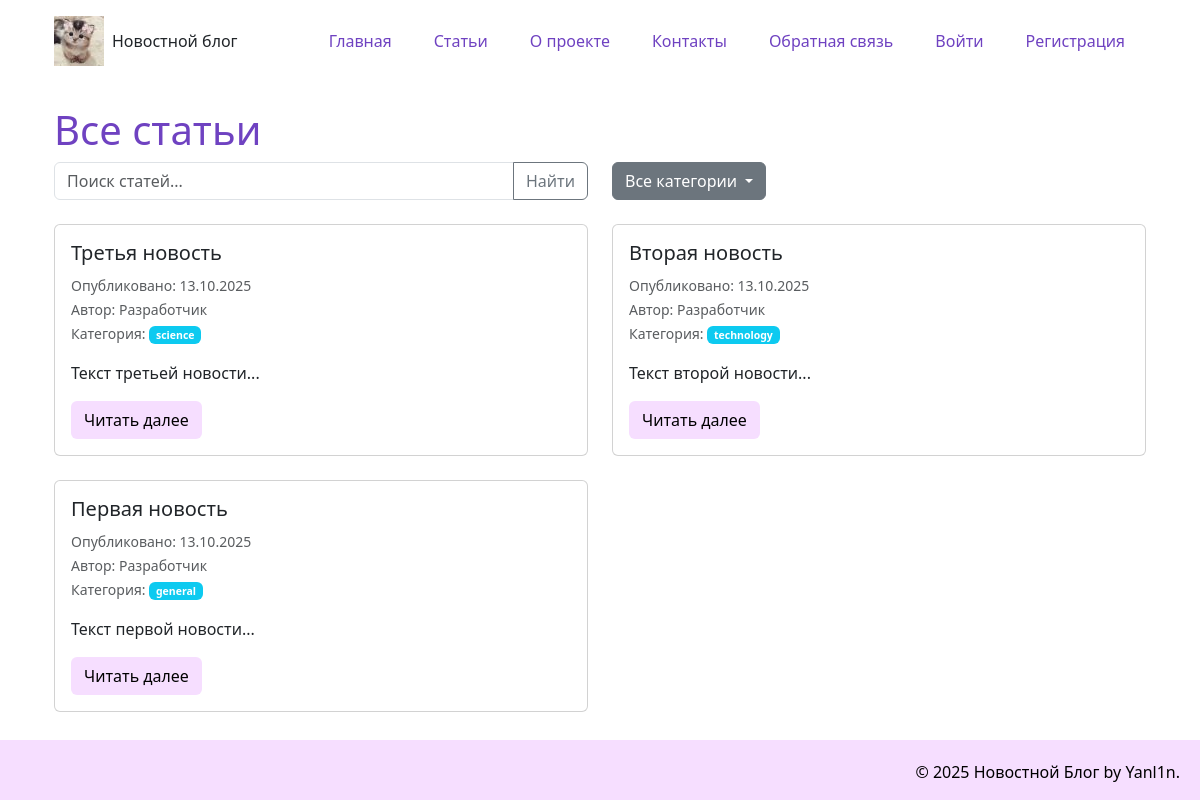
Before: /articles_list with the older database file.
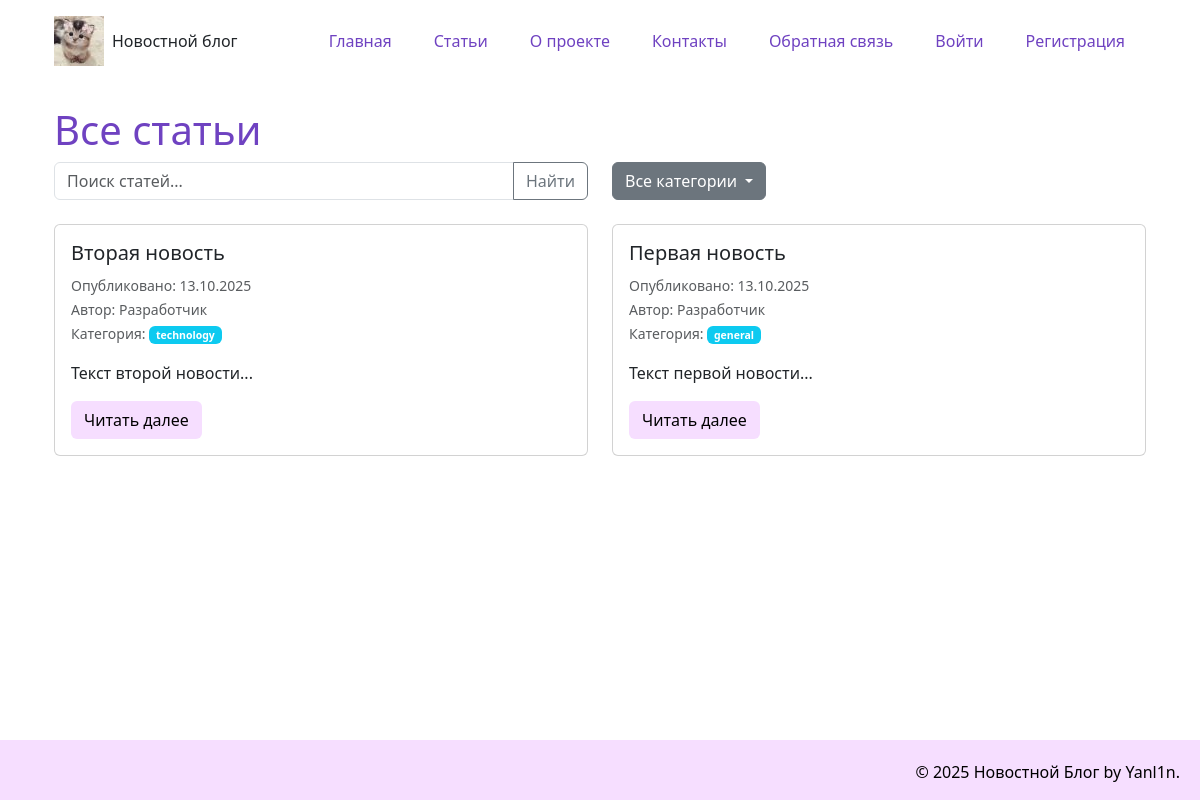
After: the same page with the newer database file.
### models.py (models this page shows, shortened)
class Article(data_base.Model):
    __tablename__= "article"
    id = data_base.Column(data_base.Integer, primary_key = True)
    title = data_base.Column(data_base.String(200), nullable=False)
    text = data_base.Column(data_base.Text, nullable=False)
    date = data_base.Column(data_base.DateTime, default=datetime.utcnow)
    user_id = data_base.Column(data_base.Integer, data_base.ForeignKey('user.id'), nullable=False)
    category = data_base.Column(data_base.String(50), default='general')
    comment = data_base.relation('Comment', backref='article', lazy='dynamic')

class User(UserMixin, data_base.Model):
    __tablename__= "user"
    id = data_base.Column(data_base.Integer, primary_key = True)
    name = data_base.Column(data_base.String(100), nullable=False)
    email = data_base.Column(data_base.String(100), nullable=False)
    hashed_password = data_base.Column(data_base.String(200), nullable=False)
    date = data_base.Column(data_base.DateTime, default=datetime.utcnow)
    articles = data_base.relationship('Article', backref='author', lazy=True)

### app.py (the view)
@app.route("/articles_list")
def articles_list():
    articles = Article.query.order_by(Article.date.desc()).all()
    return render_template('articles_list.html', articles=articles)

### templates/articles_list.html (shortened to what this page needs)
{% extends 'base.html' %}
{% block content %}
<h1>Все статьи</h1>
<div class="row mb-4">
    <div class="col-md-6">
        <form method="GET" action="{{ url_for('articles_list') }}">
            <div class="input-group">
                <input type="text" class="form-control" name="search" placeholder="Поиск статей..." value="{{ search_query or '' }}">
                <button class="btn btn-outline-secondary" type="submit">Найти</button>
            </div>
        </form>
    </div>
    <div class="col-md-6">
        <div class="dropdown">
            <button class="btn btn-secondary dropdown-toggle" type="button" data-bs-toggle="dropdown">
                {% if selected_category %}Категория: {{ selected_category }}{% else %}Все категории{% endif %}
            </button>
        </div>
    </div>
</div>
<div class="row">
    {% for article in articles %}
    <div class="col-md-6 mb-4">
        <div class="card h-100">
            <div class="card-body">
                <h5 class="card-title">{{ article.title }}</h5>
                <p class="card-text">
                    <small class="text-muted">
                        Опубликовано: {{ article.date.strftime('%d.%m.%Y') }}<br>
                        Автор: {{ article.author.name }}<br>
                        Категория: <span class="badge bg-info">{{ article.category }}</span>
                    </small>
                </p>
                <p class="card-text">{{ article.text[:150] }}...</p>
                <a href="{{ url_for('news_article', id=article.id) }}" class="btn btn-custom">Читать далее</a>
            </div>
        </div>
    </div>
    {% else %}
    <div class="col-12">
        <div class="alert alert-info">
            Статьи не найдены.
        </div>
    </div>
    {% endfor %}
</div>
{% endblock %}

### templates/base.html (shortened to what this page needs)
<!DOCTYPE html>
<html lang="ru">
<head>
    <link href="https://cdn.jsdelivr.net/npm/bootstrap@5.3.8/dist/css/bootstrap.min.css" rel="stylesheet">
    <link rel="stylesheet" href="{{ url_for('static', filename='css/main.css')}}">
</head>
<body>
    <div class="container">
        <div class="container">
            <header class="d-flex justify-content-between align-items-center py-3">
                <a href="/" class="d-flex align-items-center text-dark text-decoration-none">
                    <img src="{{ url_for('static', filename='img/cat.jpg')}}" alt="Логотип" width="50" height="50" class="me-2">
                Новостной блог
            </a>
            <ul class="nav nav-pills">
                <li class="nav-item"><a href="{{ url_for('index')}}" class="nav-link" aria-current="page">Главная</a></li>
                <li class="nav-item"><a href="{{ url_for('articles_list')}}" class="nav-link">Статьи</a></li>
                <li class="nav-item"><a href="{{ url_for('about')}}" class="nav-link">О проекте</a></li>
                <li class="nav-item"><a href="{{ url_for('contact')}}" class="nav-link">Контакты</a></li>
                <li class="nav-item"><a href="{{ url_for('feedback')}}" class="nav-link">Обратная связь</a></li>
                {% if current_user.is_authenticated %}
                    <li class="nav-item"><a href="{{ url_for('create_article')}}" class="nav-link">Создать статью</a></li>
                    <li class="nav-item"><a href="{{ url_for('logout')}}" class="nav-link">Выйти ({{ current_user.name }})</a></li>
                {% else %}
                    <li class="nav-item"><a href="{{ url_for('login_page')}}" class="nav-link">Войти</a></li>
                    <li class="nav-item"><a href="{{ url_for('register')}}" class="nav-link">Регистрация</a></li>
                {% endif %}
            </ul>
            </header>
        </div>
        <div class="container mt-4">
            {% block content %}{% endblock %}
        </div>
    </div>
    <footer>
        <p>&copy; 2025 Новостной Блог by Yanl1n.</p>
    </footer>
</body>
</html>

### static/css/main.css (style rules this page uses)
body { display: flex; flex-direction: column; min-height: 100vh; }
.container { flex: 1; }
h1 { color:#6f42c1; }
footer { margin-top: auto; padding: 20px; background: #F6DEFF; text-align: right; color: black; height: 60px; }
.btn-custom { background-color: #F6DEFF; color: rgb(0, 0, 0); }
.nav-pills .nav-link { color:#6f42c1; margin: 0 5px; }

Changed rows visible on the page:
removed Article: title "Третья новость", date "13.10.2025", author.name "Разработчик", category "science", text "Текст третьей новости"
